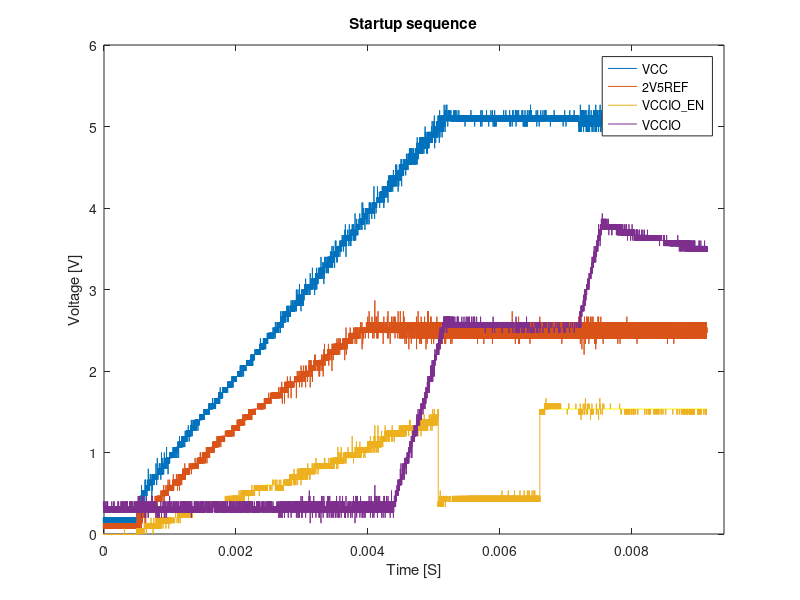

MATLAB code to generate this figure: (Note: this script raises an error after producing the figure.)
clear all; close all; clc;

%% To TikZ?
to_tikz = 1;

%% PLOT STARTUP

data = importdata('startup/C1startup-our-carrier00000.dat');
time = data(:,1);
C1_data = data(:,2);


data = importdata('startup/C2startup-our-carrier00000.dat');
C2_data = data(:,2);


data = importdata('startup/C3startup-our-carrier00000.dat');
C3_data = data(:,2);


data = importdata('startup/C4startup-our-carrier00000.dat');
C4_data = data(:,2);

time = data(:,1)+3*10^(-3); % offset data to make it look nice


figure
plot (time,C2_data,time,C1_data,time,C3_data,time,C4_data)
title('Startup sequence')
xlabel('Time [S]')
ylabel('Voltage [V]')

legend('VCC','2V5REF','VCCIO\_EN','VCCIO')
xlim([0*10^(-3) 9.4*10^(-3)])
ylim([0 6])
if to_tikz == 1
    cleanfigure()
    matlab2tikz('startup_graph.tex');
    matlab2tikz( 'test.tikz', 'height', '\fheight', 'width', '\fwidth' )

end

%Plot AVNET carrier card VCCIO_EN
data = importdata('startup/C3startup-zedcarrier00000.dat');
C4_data_AVNET = data(:,2);

time_AVNET = data(:,1)+6.6*10^(-3); % offset data to make it look nice

figure
plot (time,C3_data,time_AVNET,C4_data_AVNET)
title('Startup sequence, VCCIO\_EN')
xlabel('Time [S]')
ylabel('Voltage [V]')
legend('VCCIO\_EN, SWARM','VCCIO\_EN, AVNET')
ylim([0 6])
xlim([0*10^(-3) 9*10^(-3)])
if to_tikz == 1
    cleanfigure()
    matlab2tikz('startup_graph_vccioen.tex');
end

%% PLOT SHUTDOWN

data = importdata('shutdown/C1prel00000.dat');
time_sh = data(:,1);
C1_data_sh = data(:,2);


data = importdata('shutdown/C2prel00000.dat');
C2_data_sh = data(:,2);


data = importdata('shutdown/C3prel00000.dat');
C3_data_sh = data(:,2);


data = importdata('shutdown/C4prel00000.dat');
C4_data_sh = data(:,2);

time_sh = data(:,1)+20*10^(-6); % offset data to make it look nice

%Plot showing the correct shutdown
figure
plot (time_sh,C2_data_sh,time_sh,C1_data_sh,time_sh,C3_data_sh,time_sh,C4_data_sh)
title('Shutdown sequence')
xlabel('Time [S]')
ylabel('Voltage [V]')
legend('POWER\_EN','DCDC\_EN','VCCIO\_EN','V\_OFF')
xlim([0 2.14*10^(-5)])
if to_tikz == 1
    cleanfigure()
    matlab2tikz('shutdown_graph.tex');
end

%Plot showing the bouncing of V_OFF
figure
plot (time_sh,C2_data_sh,time_sh,C1_data_sh,time_sh,C3_data_sh,time_sh,C4_data_sh)
title('Shutdown sequence w. bouncing')
xlabel('Time [S]')
ylabel('Voltage [V]')
legend('POWER\_EN','DCDC\_EN','VCCIO\_EN','V\_OFF')
xlim([0*10^(-4) 10*10^(-4)])
if to_tikz == 1
    cleanfigure()
    matlab2tikz('shutdown_w_noise_graph.tex');
end